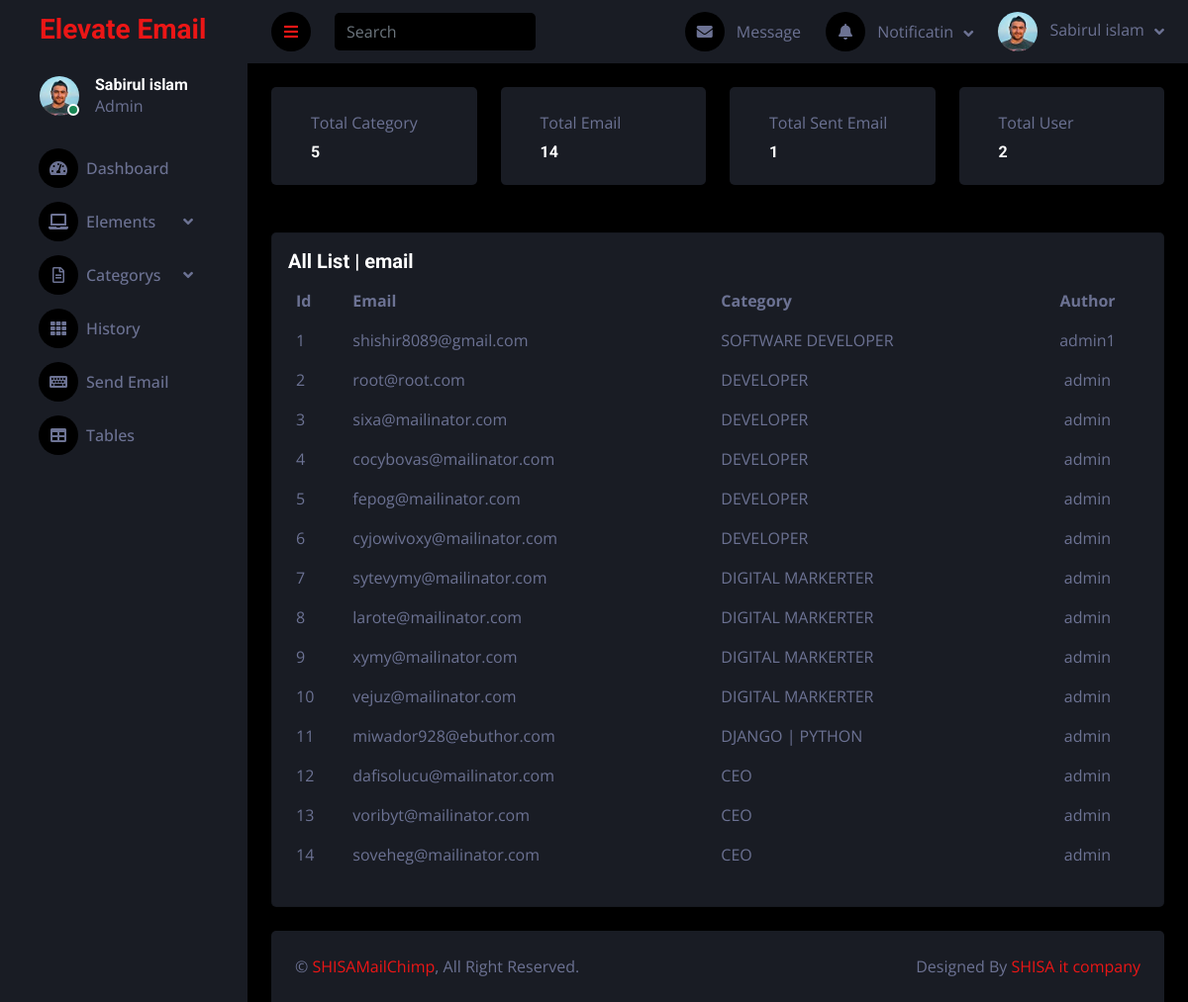
Screenshot of / (signed in) with the database file from the repository.
### core/models.py (models this page shows, shortened)
class EmailAdd(models.Model):
    email = models.EmailField(max_length=250)
    category = models.CharField(max_length=250)
    author = models.ForeignKey(User, on_delete=models.CASCADE,null=True,blank=True)

### core/views.py (the view)
# urls.py: path('', home, name="HOME"),
def home(request):
    if request.user.is_authenticated:
        obj = EmailAdd.objects.all().order_by('-id')
        history = MessageSendHistory.objects.all()
        historys = MessageSendHistory.objects.all().order_by('-id')
        user = User.objects.all()
        uCategory = dict()
        for unique in obj:
            if unique.category in uCategory:
                uCategory[unique.category] += 1
            else:
                uCategory[unique.category] = 1
        context = {
            'email': obj,
            'len': len(obj),
            'category': uCategory,
            'totalcategory': len(uCategory),
            'countuser': len(user),
            'history': len(history),
            'historys': historys
        }
        return render(request, 'home/index.html', context)
    else:
        return redirect("signin")

### core/templates/home/index.html (shortened to what this page needs)
{% extends "base/base.html" %}
{% block body %}
<div class="container-fluid pt-4 px-4">
  <div class="row g-4">
    <div class="col-sm-6 col-xl-3">
      <div class="bg-secondary rounded d-flex align-items-center justify-content-between p-4">
        <div class="ms-3">
          <p class="mb-2">Total Category</p>
          <h6 class="mb-0">{{totalcategory}}</h6>
        </div>
      </div>
    </div>
    <div class="col-sm-6 col-xl-3">
      <div class="bg-secondary rounded d-flex align-items-center justify-content-between p-4">
        <div class="ms-3">
          <p class="mb-2">Total Email</p>
          <h6 class="mb-0">{{len}}</h6>
        </div>
      </div>
    </div>
    <div class="col-sm-6 col-xl-3">
      <div class="bg-secondary rounded d-flex align-items-center justify-content-between p-4">
        <div class="ms-3">
          <p class="mb-2">Total Sent Email</p>
          <h6 class="mb-0">{{history}}</h6>
        </div>
      </div>
    </div>
    <div class="col-sm-6 col-xl-3">
      <div class="bg-secondary rounded d-flex align-items-center justify-content-between p-4">
        <div class="ms-3">
          <p class="mb-2">Total User</p>
          <h6 class="mb-0">{{countuser}}</h6>
        </div>
      </div>
    </div>
  </div>
  <div class="row mt-5">
    <div class="col-12">
      <div class="card add_email_table overflow-auto">
        <div class="card-body">
          <h5 class="card-title">All List <span>| email </span></h5>
          <table class="table table-borderless datatable">
            <thead>
              <tr>
                <th scope="col">Id</th>
                <th scope="col">Email</th>
                <th scope="col">Category</th>
                <th style="text-align: center;" scope="col">Author</th>
              </tr>
            </thead>
            <tbody>
              {% for emaillist in email %}
              <tr>
                <td>{{ forloop.counter }}</td>
                <td>{{emaillist.email}}</td>
                <td>{{emaillist.category}}</td>
                <td style="text-align:center;"> {{emaillist.author}} </td>
              </tr>
              {% endfor %}
            </tbody>
          </table>
        </div>
      </div>
    </div>
  </div>
</div>
{% endblock body %}

### templates/base/base.html (shortened to what this page needs)
<!DOCTYPE html>
{% load static %}
<html lang="en">
<head>
    <link href="https://cdnjs.cloudflare.com/ajax/libs/font-awesome/5.10.0/css/all.min.css" rel="stylesheet">
    <link href="https://cdn.jsdelivr.net/npm/bootstrap-icons@1.4.1/font/bootstrap-icons.css" rel="stylesheet">
    <link rel="stylesheet" href="https://stackpath.bootstrapcdn.com/bootstrap/4.4.1/css/bootstrap.min.css"
>
    <link href="https://cdn.jsdelivr.net/npm/summernote@0.8.18/dist/summernote-bs4.min.css" rel="stylesheet">
    <link href="{% static 'core/assets/css/bootstrap.min.css' %}" rel="stylesheet">
    <link href="{% static 'core/assets/css/style.css' %}" rel="stylesheet">
    <link href="{% static 'home/assets/vendor/simple-datatables/style.css' %}" rel="stylesheet">
    <link href="{% static 'home/assets/css/index.css' %}" rel="stylesheet">
</head>
<body>
    <div class="container-fluid position-relative d-flex p-0">
        <div class="sidebar pe-4 pb-3">
            <nav class="navbar bg-secondary navbar-dark">
                <a href="{% url 'HOME' %}" class="navbar-brand mx-4 mb-3">
                    <h3 class="text-primary">Elevate Email</h3>
                </a>
                <div class="d-flex align-items-center ms-4 mb-4">
                    <div class="position-relative">
                        <img class="rounded-circle" src="{% static 'core/assets/img/testimonial-2.jpg' %}" alt=""
                            style="width: 40px; height: 40px;">
                        <div
                            class="bg-success rounded-circle border border-2 border-white position-absolute end-0 bottom-0 p-1">
                        </div>
                    </div>
                    <div class="ms-3">
                        <h6 class="mb-0">{{request.user.first_name}}</h6>
                        <span>Admin</span>
                    </div>
                </div>
                <div class="navbar-nav w-100">
                    <a href="{% url 'HOME' %}" class="nav-item nav-link"><i class="fa fa-tachometer-alt me-2"></i>Dashboard</a>
                    <div class="nav-item dropdown">
                        <a href="#" class="nav-link dropdown-toggle" data-bs-toggle="dropdown"><i
                                class="fa fa-laptop me-2"></i>Elements</a>
                    </div>
                    <div class="nav-item dropdown">
                        <a href="#" class="nav-link dropdown-toggle" data-bs-toggle="dropdown"><i
                                class="far fa-file-alt me-2"></i>Categorys</a>
                    </div>
                    <a href="{% url 'history' %}" class="nav-item nav-link"><i class="fa fa-th me-2"></i>History</a>
                    <a href="{% url 'send_mail' %}" class="nav-item nav-link"><i class="fa fa-keyboard me-2"></i>Send Email</a>
                    <a href="{% url 'table_view' %}" class="nav-item nav-link"><i class="fa fa-table me-2"></i>Tables</a>
                </div>
            </nav>
        </div>
        <div class="content">
            <nav class="navbar navbar-expand bg-secondary navbar-dark sticky-top px-4 py-0">
                <a href="#" class="sidebar-toggler flex-shrink-0">
                    <i class="fa fa-bars"></i>
                </a>
                <form class="d-none d-md-flex ms-4">
                    <input class="form-control bg-dark border-0" type="search" placeholder="Search">
                </form>
                <div class="navbar-nav align-items-center ms-auto">
                    <div class="nav-item dropdown">
                        <a href="https://gmail.com/" target="_blank" class="nav-link ">
                            <i class="fa fa-envelope me-lg-2"></i>
                            <span class="d-none d-lg-inline-flex">Message</span>
                        </a>
                    </div>
                    <div class="nav-item dropdown">
                        <a href="#" class="nav-link dropdown-toggle" data-bs-toggle="dropdown">
                            <i class="fa fa-bell me-lg-2"></i>
                            <span class="d-none d-lg-inline-flex">Notificatin</span>
                        </a>
                    </div>
                    <div class="nav-item dropdown">
                        <a href="#" class="nav-link dropdown-toggle" data-bs-toggle="dropdown">
                            <img class="rounded-circle me-lg-2" src="{% static 'core/assets/img/testimonial-2.jpg' %}"
                                alt="" style="width: 40px; height: 40px;">
                            <span class="d-none d-lg-inline-flex">{{request.user.first_name}}</span>
                        </a>
                    </div>
                </div>
            </nav>
            {% block body %}{% endblock body %}
            <div class="container-fluid pt-4 px-4">
                <div class="bg-secondary rounded-top p-4">
                    <div class="row">
                        <div class="col-12 col-sm-6 text-center text-sm-start">
                            &copy; <a href="#">SHISAMailChimp</a>, All Right Reserved.
                        </div>
                        <div class="col-12 col-sm-6 text-center text-sm-end">
                            Designed By <a href="http://devsabirul.herokuapp.com/" target="_blank">SHISA it company</a>
                        </div>
                    </div>
                </div>
            </div>
        </div>
    </div>
</body>
</html>

### static/core/assets/css/style.css (style rules this page uses)
:root { --primary: #EB1616; --secondary: #191C24; --light: #6C7293; --dark: #000000; }
.sidebar { position: fixed; top: 0; left: 0; bottom: 0; width: 250px; height: auto; overflow-y: auto; background: var(--secondary); transition: 0.5s; z-index: 999; }
.content { margin-left: 250px; min-height: 100vh; background: var(--dark); transition: 0.5s; }
@media (min-width: 992px) { .sidebar { margin-left: 0; } }
@media (min-width: 992px) { .content { width: calc(100% - 250px); } }
.sidebar .navbar .navbar-nav .nav-link { padding: 7px 20px; color: var(--light); font-weight: 500; border-left: 3px solid var(--secondary); border-radius: 0 30px 30px 0; outline: none; }
.sidebar .navbar .navbar-nav .nav-link i { width: 40px; height: 40px; display: inline-flex; align-items: center; justify-content: center; background: var(--dark); border-radius: 40px; }
.sidebar .navbar .dropdown-toggle::after { position: absolute; top: 15px; right: 15px; border: none; content: "\f107"; font-family: "Font Awesome 5 Free"; font-weight: 900; transition: .5s; }
.content .navbar .navbar-nav .nav-link { margin-left: 25px; padding: 12px 0; color: var(--light); outline: none; }
.content .navbar .sidebar-toggler, .content .navbar .navbar-nav .nav-link i { width: 40px; height: 40px; display: inline-flex; align-items: center; justify-content: center; background: var(--dark); border-radius: 40px; }
.content .navbar .dropdown-toggle::after { margin-left: 6px; vertical-align: middle; border: none; content: "\f107"; font-family: "Font Awesome 5 Free"; font-weight: 900; transition: .5s; }

### static/home/assets/css/index.css (style rules this page uses)
.card.add_email_table.overflow-auto { background: #191C24 !important; }

### rows the page displays
EmailAdd: email "shishir8089@gmail.com", category "SOFTWARE DEVELOPER", author "admin1"
EmailAdd: email "root@root.com", category "DEVELOPER", author "admin"
EmailAdd: email "sixa@mailinator.com", category "DEVELOPER", author "admin"
EmailAdd: email "cocybovas@mailinator.com", category "DEVELOPER", author "admin"
EmailAdd: email "fepog@mailinator.com", category "DEVELOPER", author "admin"
EmailAdd: email "cyjowivoxy@mailinator.com", category "DEVELOPER", author "admin"
EmailAdd: email "sytevymy@mailinator.com", category "DIGITAL MARKERTER", author "admin"
EmailAdd: email "larote@mailinator.com", category "DIGITAL MARKERTER", author "admin"
EmailAdd: email "xymy@mailinator.com", category "DIGITAL MARKERTER", author "admin"
EmailAdd: email "vejuz@mailinator.com", category "DIGITAL MARKERTER", author "admin"
EmailAdd: email "miwador928@ebuthor.com", category "DJANGO | PYTHON", author "admin"
EmailAdd: email "dafisolucu@mailinator.com", category "CEO", author "admin"
EmailAdd: email "voribyt@mailinator.com", category "CEO", author "admin"
EmailAdd: email "soveheg@mailinator.com", category "CEO", author "admin"

### other values shown
{{ request.user.first_name }} "Sabirul islam"
{{ totalcategory }} "5"
{{ len }} "14"
{{ history }} "1"
{{ countuser }} "2"
